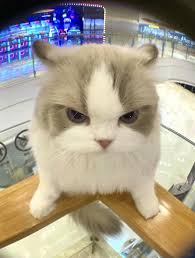
#> input picture code/image1.jpg, 195 x 258 px
$ python test.py
#> lines starting #> are read from the running program, lines starting #| are printed output that depends on the picture
import cv2
import numpy as np
import os

# ===== CONFIG =====
input_path = "image1.jpg"   # ảnh gốc của bạn
output_folder = "../../wavelet/dataset/similar"  # nơi lưu ảnh

os.makedirs(output_folder, exist_ok=True)
# đọc ảnh
img = cv2.imread(input_path)
#> img is the input picture: shape (258, 195, 3); mean B, G, R 141, 158, 166.8

# lưu ảnh gốc
cv2.imwrite(f"{output_folder}/original.jpg", img)

# ===== 1. ROTATE =====
angles = [-15, -7, 7, 15]
h, w = img.shape[:2]
#> h = 258; w = 195

for i, angle in enumerate(angles):
    M = cv2.getRotationMatrix2D((w//2, h//2), angle, 1)
    rotated = cv2.warpAffine(img, M, (w, h))
    cv2.imwrite(f"{output_folder}/rotate_{i}.jpg", rotated)
#> this loop made 4 passes
#> pass 1, `rotated = cv2.warpAffine(img, M, (w, h))`:
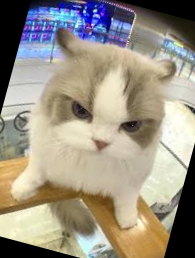
#> rotated: shape (258, 195, 3); mean B, G, R 132.1, 146.5, 154.1
#> pass 3, `rotated = cv2.warpAffine(img, M, (w, h))`:
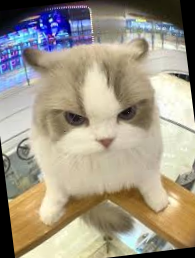
#> rotated: shape (258, 195, 3); mean B, G, R 134.9, 151.6, 160.1

# ===== 2. NOISE =====
for i in range(3):
    noise = np.random.normal(0, 20, img.shape)
    noisy = np.clip(img.astype(np.float32) + noise, 0, 255).astype(np.uint8)
    cv2.imwrite(f"{output_folder}/noise_{i}.jpg", noisy)
#> this loop made 3 passes
#> pass 1, `noisy = np.clip(img.astype(np.float32) + noise, 0, 255).astype(np.uint8)`:
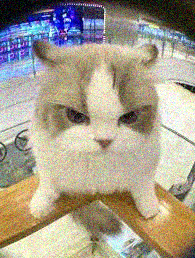
#> noisy: shape (258, 195, 3); mean B, G, R 140.4, 157.4, 166.1
#> pass 3, `noisy = np.clip(img.astype(np.float32) + noise, 0, 255).astype(np.uint8)`:
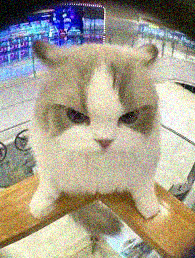
#> noisy: shape (258, 195, 3); mean B, G, R 140.6, 157.4, 166.1

# ===== 3. BLUR =====
blur = cv2.GaussianBlur(img, (5, 5), 0)
cv2.imwrite(f"{output_folder}/blur.jpg", blur)

# ===== 4. BRIGHTNESS =====
bright = cv2.convertScaleAbs(img, alpha=1, beta=30)
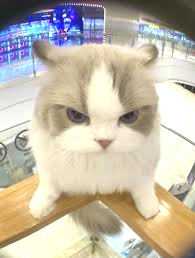
#> bright: shape (258, 195, 3); mean B, G, R 170.1, 186.3, 194.7
dark = cv2.convertScaleAbs(img, alpha=1, beta=-30)
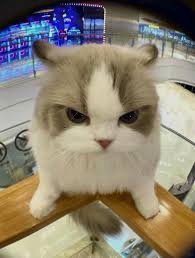
#> dark: shape (258, 195, 3); mean B, G, R 112.4, 129.2, 138.1

cv2.imwrite(f"{output_folder}/bright.jpg", bright)
cv2.imwrite(f"{output_folder}/dark.jpg", dark)

# ===== 5. FLIP =====
flip = cv2.flip(img, 1)
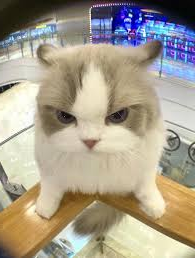
#> flip: shape (258, 195, 3); mean B, G, R 141, 158, 166.8
cv2.imwrite(f"{output_folder}/flip.jpg", flip)

print(" Done!")
